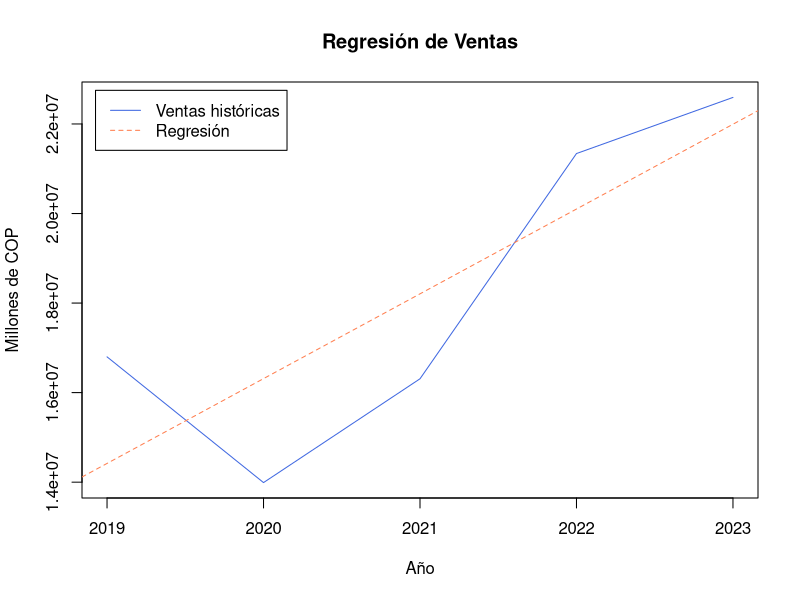
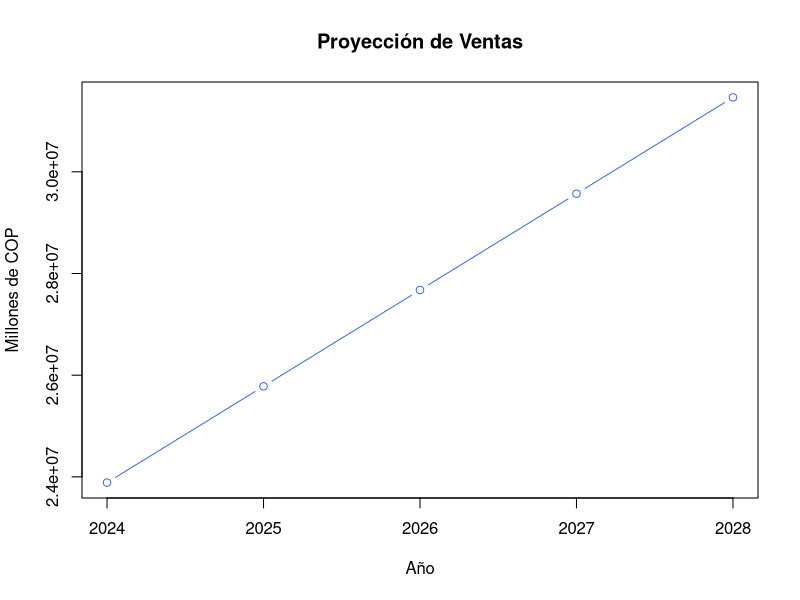
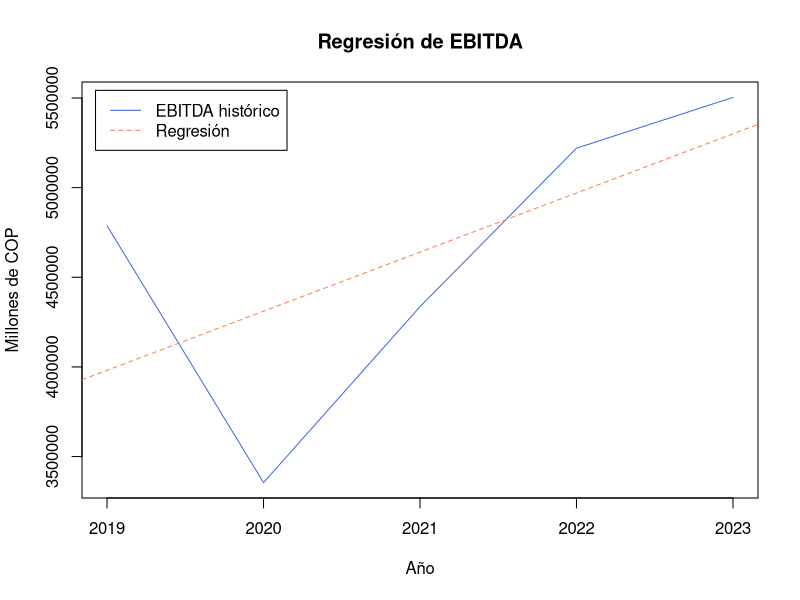
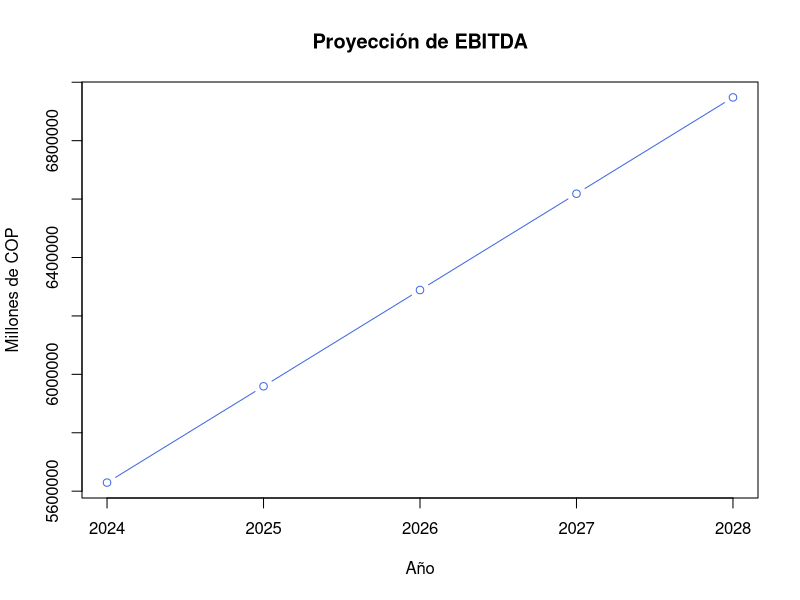
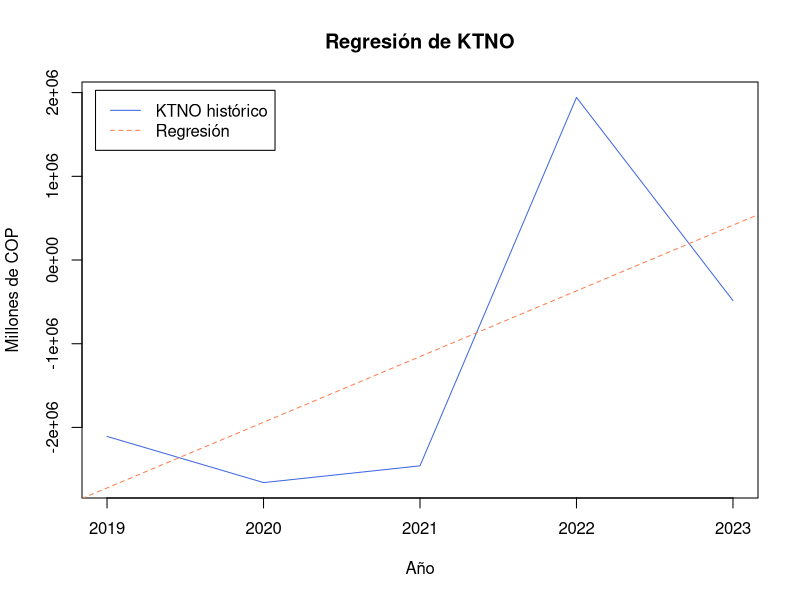
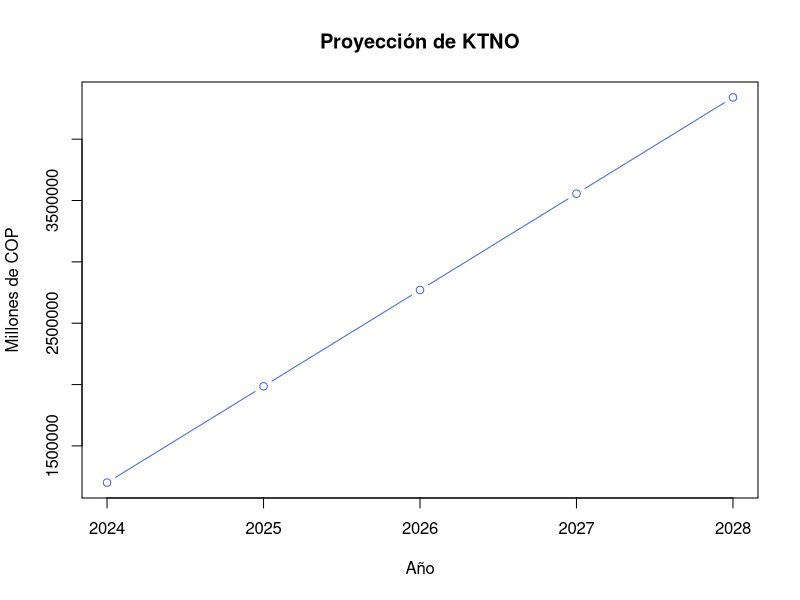
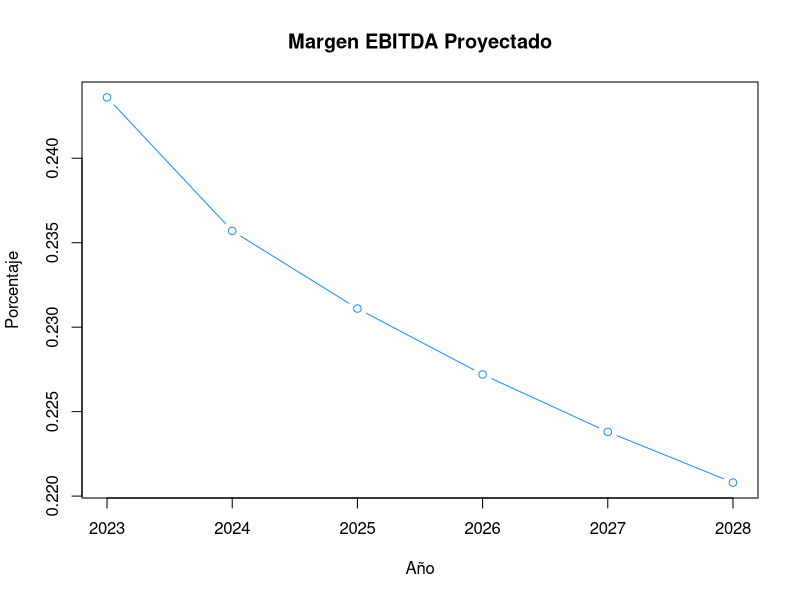
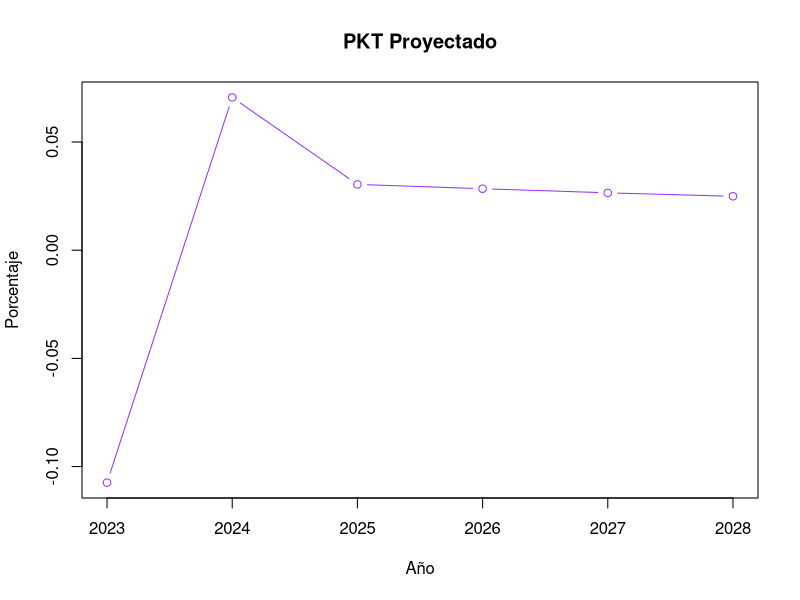

Here is the R script that generated these plots, in order:
## ---- chunk 1
knitr::opts_chunk$set(echo = TRUE)
## ---- chunk 2
historical_data <- data.frame(sales = c(22593101.00, 21339706.00, 16309119.00, 13990523.00, 16798588.00),
                              ebitda = c(5503225.00, 5220177.00, 4336105.00, 3354815.00, 4787528.00), 
                              ktno = c(-484634.00, 1942741.00, -2458849.00, -2659194.00, -2107887.00), 
                              years = c(2023, 2022, 2021, 2020, 2019))

projected_years <- data.frame(years = c(2024, 2025, 2026, 2027, 2028))
## ---- chunk 3
regresion <- lm(sales ~ years, data = historical_data)

sales_col <- "royalblue"
reg_sales_col <- "coral"
plot(x = historical_data$years, y = historical_data$sales, 
     type = "l", 
     col = sales_col, 
     main = "Regresión de Ventas", 
     xlab = "Año", 
     ylab = "Millones de COP")
abline(regresion, 
       col = reg_sales_col, 
       lty = 2)
legend("topleft", 
       legend = c("Ventas históricas", "Regresión"), 
       col = c(sales_col, reg_sales_col), 
       lty = c(1, 2), 
       inset = 0.02)
## ---- chunk 4
projected_sales <- predict(regresion, projected_years)

plot(x = projected_years$years, y = projected_sales, 
     type = "b", 
     col = sales_col, 
     main = "Proyección de Ventas", 
     xlab = "Año", 
     ylab = "Millones de COP")
## ---- chunk 5
ebitda_regresion <- lm(ebitda ~ years, data = historical_data)

ebitda_col <- "royalblue"
reg_ebitda_col <- "coral"
plot(x = historical_data$years, y = historical_data$ebitda, 
     type = "l", 
     col = ebitda_col, 
     main = "Regresión de EBITDA", 
     xlab = "Año", 
     ylab = "Millones de COP")
abline(ebitda_regresion, 
       col = reg_ebitda_col, 
       lty = 2)
legend("topleft", 
       legend = c("EBITDA histórico", "Regresión"), 
       col = c(ebitda_col, reg_ebitda_col), 
       lty = c(1, 2), 
       inset = 0.02)
## ---- chunk 6
projected_ebitda <- predict(ebitda_regresion, projected_years)

plot(x = projected_years$years, y = projected_ebitda, 
     type = "b", 
     col = ebitda_col, 
     main = "Proyección de EBITDA", 
     xlab = "Año", 
     ylab = "Millones de COP")
## ---- chunk 7
ktno_regresion <- lm(ktno ~ years, data = historical_data)

ktno_col <- "royalblue"
reg_ktno_col <- "coral"
plot(x = historical_data$years, y = historical_data$ktno, 
     type = "l", 
     col = ktno_col, 
     main = "Regresión de KTNO", 
     xlab = "Año", 
     ylab = "Millones de COP")
abline(ktno_regresion, 
       col = reg_ktno_col, 
       lty = 2)
legend("topleft", 
       legend = c("KTNO histórico", "Regresión"), 
       col = c(ktno_col, reg_ktno_col), 
       lty = c(1, 2), 
       inset = 0.02)
## ---- chunk 8
projected_ktno <- predict(ktno_regresion, projected_years)

plot(x = projected_years$years, y = projected_ktno, 
     type = "b", 
     col = ktno_col, 
     main = "Proyección de KTNO", 
     xlab = "Año", 
     ylab = "Millones de COP")
## ---- chunk 9
indicators_projected <- data.frame(ebitda_margin = c(0.2436, 0.2357, 0.2311, 0.2272, 0.2238, 0.2208), 
                                   pkt = c(-0.1074, 0.0706, 0.0304, 0.0284, 0.0265, 0.0249), 
                                   paf = c(-0.0418, -0.0418, -0.0418, -0.0418, -0.0418, -0.0418), 
                                   wacc = c(0.172803732, 0.162246644, 0.153876811, 0.15162461, 0.152760094, 0.151848232), 
                                   years = c(2023, projected_years$years))
ebitda_mar_col <- "dodgerblue"
pkt_col <- "purple1"
paf_col <- "orange"
wacc_col <- "tomato"

plot(x = indicators_projected$years, y = indicators_projected$ebitda_margin, 
     type = "b", 
     col = ebitda_mar_col, 
     main = "Margen EBITDA Proyectado", 
     xlab = "Año", 
     ylab = "Porcentaje")
plot(x = indicators_projected$years, y = indicators_projected$pkt, 
     type = "b", 
     col = pkt_col, 
     main = "PKT Proyectado", 
     xlab = "Año", 
     ylab = "Porcentaje")
plot(x = indicators_projected$years, y = indicators_projected$paf, 
     type = "b", 
     col = paf_col, 
     main = "PAF Proyectado", 
     xlab = "Año", 
     ylab = "Porcentaje")
plot(x = indicators_projected$years, y = indicators_projected$wacc, 
     type = "b", 
     col = wacc_col, 
     main = "WACC Proyectado", 
     xlab = "Año", 
     ylab = "Porcentaje")
## ---- chunk 10
cash_flow <- data.frame(free_cash_flow = c(8193160.39, 4203306.12, 5500207.41, 5906367.12, 6306403.83, 6636634.19), 
                        vp_cash_flow = c(8193160.39, 3616535.39, 4131047.37, 3867119.80, 3571297.60, 3273192.75), 
                        years = c(2023, projected_years$years))

plot(x = cash_flow$years, y = cash_flow$free_cash_flow, 
     ylim = c(3000000, 9000000), 
     type = "l", 
     col = "dodgerblue", 
     main = "Flujos de Caja", 
     xlab = "Año", 
     ylab = "Millones en COP")
lines(x = cash_flow$years, y = cash_flow$vp_cash_flow, 
      col = "tomato")
legend("topright", 
       legend = c("Flujo de Caja Libre", "Valor presente"), 
       col = c("dodgerblue", "tomato"), 
       lty = c(1), 
       inset = 0.02)
